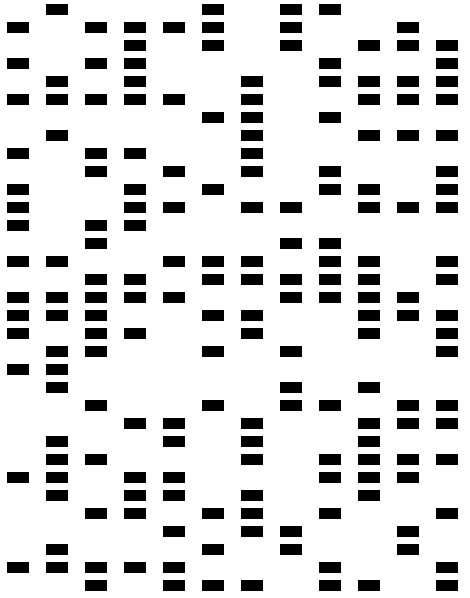
#> input picture images/4x14x187.bmp, 470 x 598 px
$ python -i main.py   (imports and definitions only)   (Python 2 division)
#> lines starting #> are read from the running program, lines starting #| are printed output that depends on the picture; after the words box and inside, x2 and y2 are one past the last pixel; in counts of white or black regions, pixels touching at a corner belong together
import glob
import json
import os
from typing import List, Tuple

import cv2
import numpy as np


class ExtractOMR:

    def _read_image(self, file: str) -> np.ndarray:

        gray = cv2.cvtColor(cv2.imread(file), cv2.COLOR_BGR2GRAY)
        return gray

    # [5 lines left out: function _find_contours, not called in this run]

    def _inverse_image(self, image: np.array) -> np.ndarray:
        return cv2.bitwise_not(image)

    def _draw_contours(self, image: np.array, contours: Tuple[np.ndarray]) -> np.ndarray:
        return cv2.drawContours(image=image, contours=contours, contourIdx=-1, color=(0, 255, 75), thickness=2,
                                lineType=cv2.LINE_AA)

    # [66 lines left out: functions _find_moments, _find_min_x_axis, _find_min_y_axis, _save_results, not called in this run]

    def run(self, images_list: List[str], view: bool = False) -> None:
        images_list.sort()

        for file_image in images_list:

            read_image = self._read_image(file=file_image)

            inversed_image = self._inverse_image(image=read_image)

            contours = self._find_contours(image=inversed_image)

            moments_image = self._find_moments(contours=contours)

            inversed_image_copy = inversed_image.copy()

            draw_contours_image = self._draw_contours(image=inversed_image_copy, contours=contours)

            value_find_min_x_axis = self._find_min_x_axis(centroids=moments_image)
            value_find_min_y_axis = self._find_min_y_axis(centroids=moments_image)

            self._save_results(file_name=file_image,
                               first_line=len(value_find_min_y_axis),
                               first_column=len(value_find_min_x_axis),
                               total=len(moments_image)
                               )

            if view:
                cv2.imshow("Contornos", draw_contours_image)
                cv2.imshow("not", inversed_image)
                cv2.waitKey(0)


# [39 lines not run here, left out]

>>> import cv2
>>> picture = cv2.imread('images/4x14x187.bmp', cv2.IMREAD_GRAYSCALE)
#> picture: shape (598, 470); 83.9% white; 187 black regions, largest, box (x1, y1, x2, y2) and area: (46, 4, 68, 15) 242, (202, 4, 224, 15) 242, (280, 4, 302, 15) 242
>>> result = ExtractOMR().run(picture)
#> in run, `images_list.sort()`:
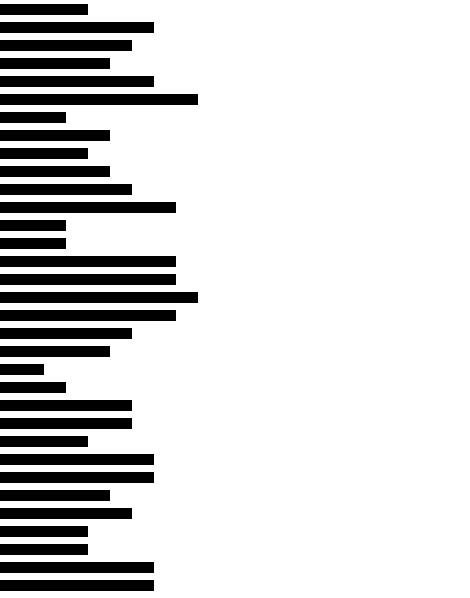
#> images_list: shape (598, 470); 83.9% white; 33 black regions, largest, box (x1, y1, x2, y2) and area: (0, 94, 198, 105) 2178, (0, 292, 198, 303) 2178, (0, 202, 176, 213) 1936
#> (the run stopped early here; a loop or call above may not have finished)

$ run again, on images/4x17x198.bmp
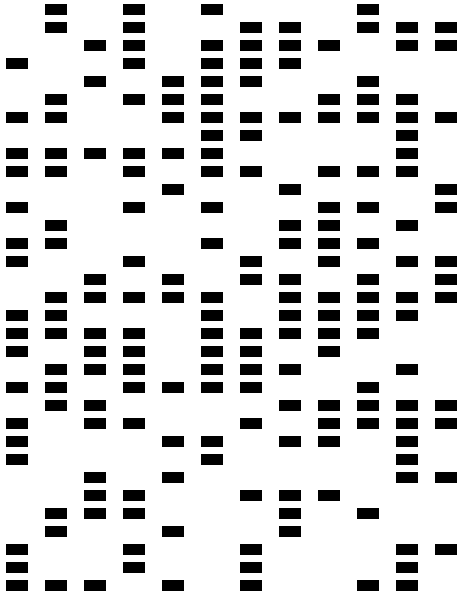
#> input picture images/4x17x198.bmp, 470 x 597 px
#> picture: shape (597, 470); 82.9% white; 198 black regions, largest, box (x1, y1, x2, y2) and area: (45, 4, 67, 15) 242, (123, 4, 145, 15) 242, (201, 4, 223, 15) 242
#> in run, `images_list.sort()`:
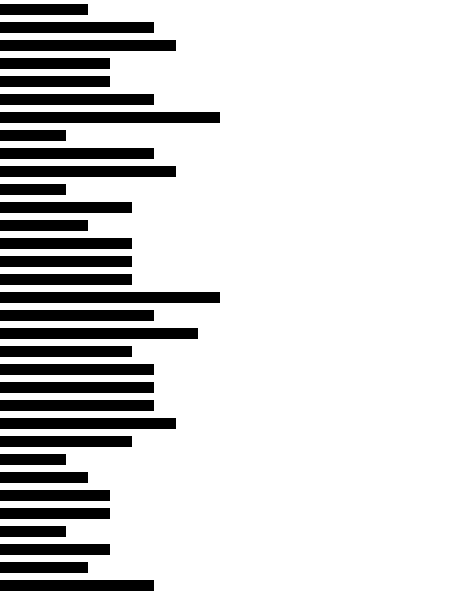
#> images_list: shape (597, 470); 82.9% white; 33 black regions, largest, box (x1, y1, x2, y2) and area: (0, 112, 220, 123) 2420, (0, 292, 220, 303) 2420, (0, 328, 198, 339) 2178

$ run again, on images/5x15x191.bmp
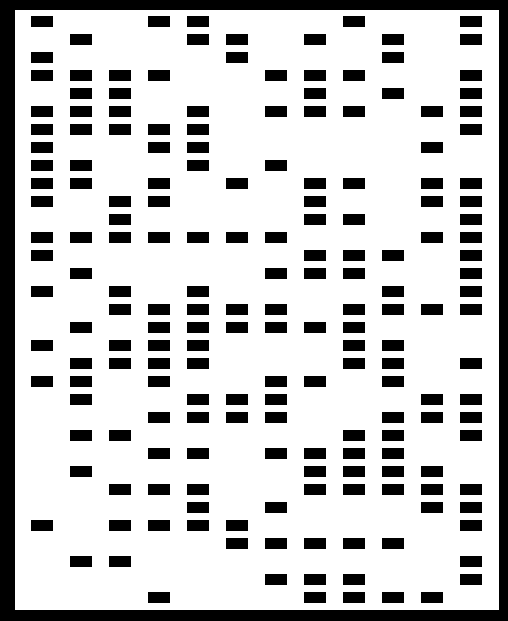
#> input picture images/5x15x191.bmp, 508 x 621 px
#> picture: shape (621, 508); 77.4% white; 192 black regions, largest, box (x1, y1, x2, y2) and area: (0, 0, 508, 621) 25068, (31, 16, 53, 27) 242, (148, 16, 170, 27) 242
#> in run, `images_list.sort()`:
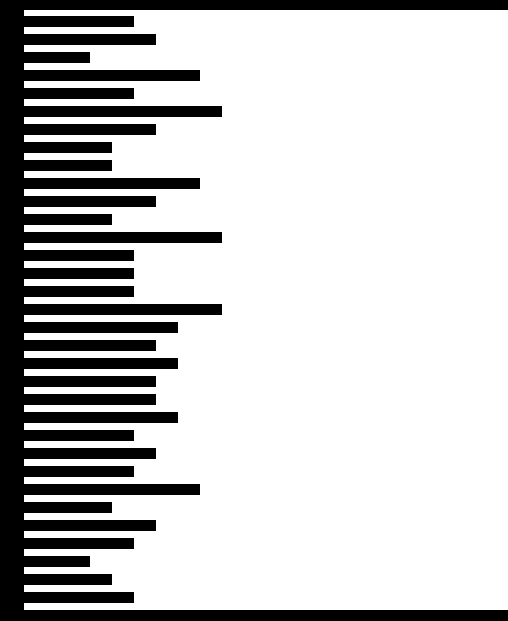
#> images_list: shape (621, 508); 77.4% white; 1 black region, box (x1, y1, x2, y2) and area: (0, 0, 508, 621) 71290

$ run again, on images/5x17x186.bmp
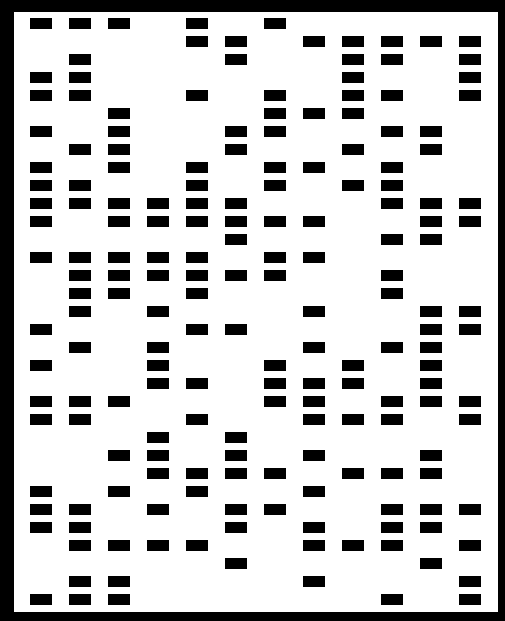
#> input picture images/5x17x186.bmp, 505 x 621 px
#> picture: shape (621, 505); 78.2% white; 187 black regions, largest, box (x1, y1, x2, y2) and area: (0, 0, 505, 621) 23205, (30, 18, 52, 29) 242, (69, 18, 91, 29) 242
#> in run, `images_list.sort()`:
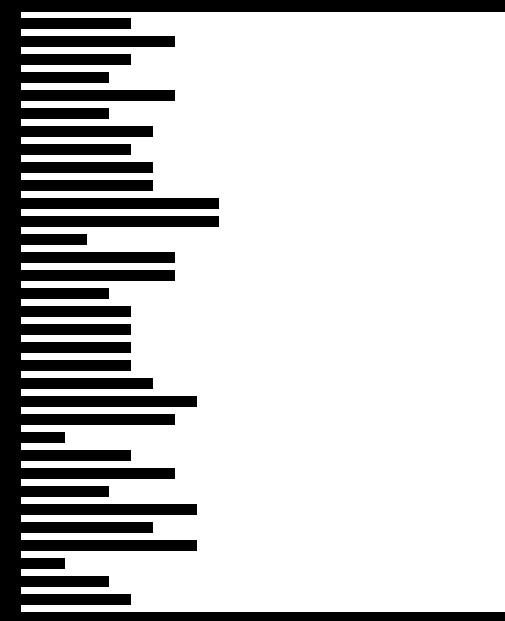
#> images_list: shape (621, 505); 78.2% white; 1 black region, box (x1, y1, x2, y2) and area: (0, 0, 505, 621) 68217
